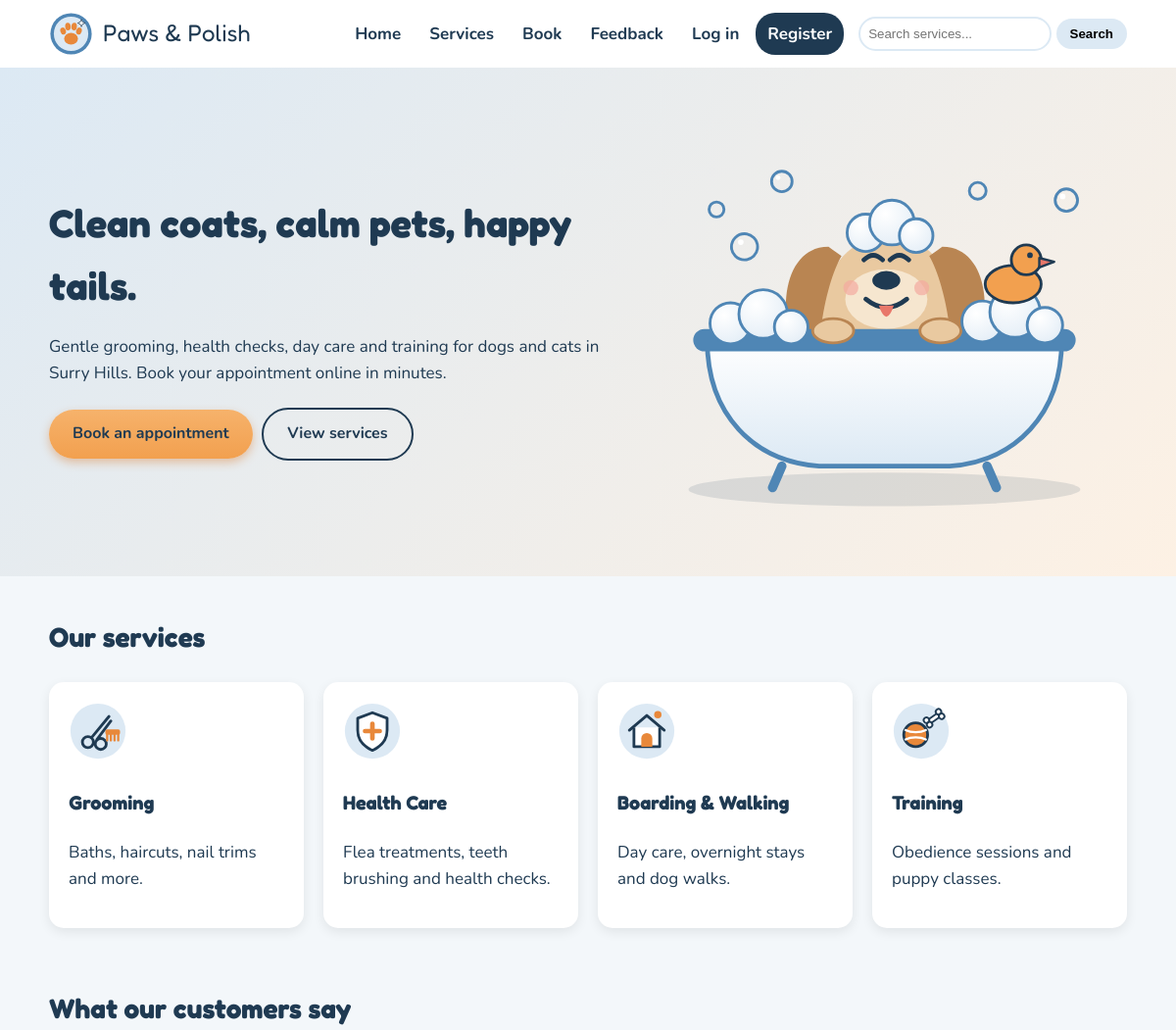
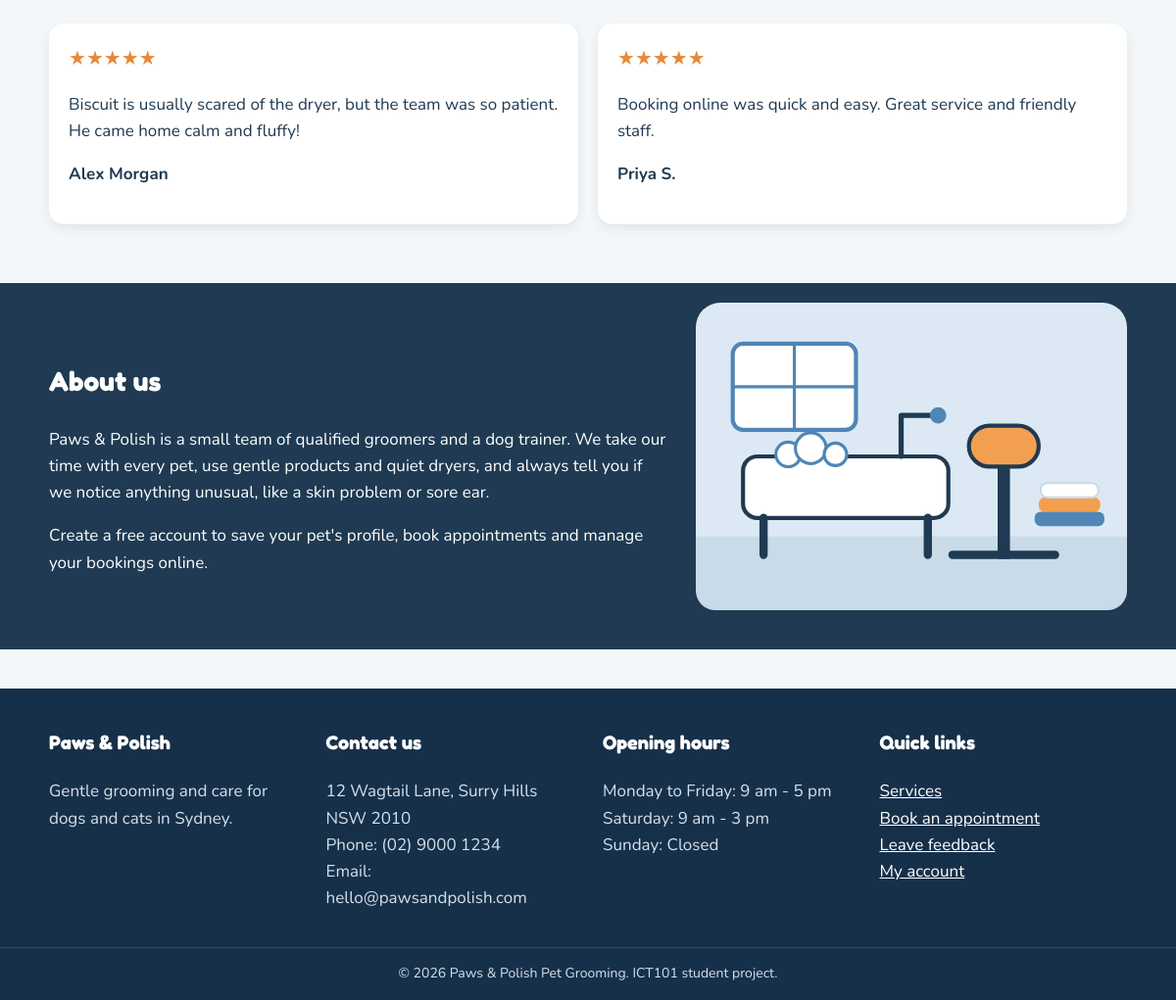
The page / on the database its author committed (2 pictures, top to bottom).
### tables this page shows
CREATE TABLE feedback (
    feedback_id INT AUTO_INCREMENT PRIMARY KEY,
    name        VARCHAR(100) NOT NULL,
    email       VARCHAR(100) NOT NULL,
    type        VARCHAR(20)  NOT NULL,
    rating      INT NOT NULL,
    message     TEXT NOT NULL,
    created_at  TIMESTAMP DEFAULT CURRENT_TIMESTAMP
);

### index.php (the view, shortened to what this page needs)
<?php
include "db.php";
include "header.php";
$result = mysqli_query($conn, "SELECT * FROM feedback WHERE type = 'Feedback' ORDER BY created_at DESC LIMIT 3");
?>
<section class="hero">
    <div class="container hero-row">
        <div>
            <h1>Clean coats, calm pets, happy tails.</h1>
            <p>Gentle grooming, health checks, day care and training for dogs and cats in Surry Hills. Book your appointment online in minutes.</p>
            <a href="booking.php" class="button">Book an appointment</a>
            <a href="services.php" class="button button-outline">View services</a>
        </div>
        <img src="images/hero-dog.svg" alt="A happy dog having a bubble bath" class="hero-image">
    </div>
</section>
<section class="container">
    <h2>Our services</h2>
    <div class="cards">
        <a href="services.php?category=Grooming" class="card">
            <img src="images/grooming.svg" alt="" width="60" height="60">
            <h3>Grooming</h3>
            <p>Baths, haircuts, nail trims and more.</p>
        </a>
        <a href="services.php?category=Health Care" class="card">
            <img src="images/health.svg" alt="" width="60" height="60">
            <h3>Health Care</h3>
            <p>Flea treatments, teeth brushing and health checks.</p>
        </a>
        <a href="services.php?category=Boarding %26 Walking" class="card">
            <img src="images/boarding.svg" alt="" width="60" height="60">
            <h3>Boarding &amp; Walking</h3>
            <p>Day care, overnight stays and dog walks.</p>
        </a>
        <a href="services.php?category=Training" class="card">
            <img src="images/training.svg" alt="" width="60" height="60">
            <h3>Training</h3>
            <p>Obedience sessions and puppy classes.</p>
        </a>
    </div>
</section>
<section class="container">
    <h2>What our customers say</h2>
    <div class="cards">
        <?php while ($row = mysqli_fetch_assoc($result)) { ?>
            <div class="review">
                <p class="stars"><?php echo str_repeat("★", $row['rating']); ?></p>
                <p><?php echo htmlspecialchars($row['message']); ?></p>
                <p><strong><?php echo htmlspecialchars($row['name']); ?></strong></p>
            </div>
        <?php } ?>
    </div>
</section>
<section class="about">
    <div class="container hero-row">
        <div>
            <h2>About us</h2>
            <p>Paws &amp; Polish is a small team of qualified groomers and a dog trainer. We take our time with every pet, use gentle products and quiet dryers, and always tell you if we notice anything unusual, like a skin problem or sore ear.</p>
            <p>Create a free account to save your pet's profile, book appointments and manage your bookings online.</p>
        </div>
        <img src="images/groomer-station.svg" alt="Our grooming room with a bath and dryer" class="about-image">
    </div>
</section>
<?php include "footer.php"; ?>

### header.php (shortened to what this page needs)
<!DOCTYPE html>
<html lang="en">
<head>
    <link rel="stylesheet" href="css/style.css">
</head>
<body>
<header>
    <div class="container header-row">
        <a href="index.php" class="logo">
            <img src="images/logo.svg" alt="Paws and Polish logo" width="45" height="45">
            <span>Paws &amp; Polish</span>
        </a>
        <nav>
            <a href="index.php">Home</a>
            <a href="services.php">Services</a>
            <a href="booking.php">Book</a>
            <a href="feedback.php">Feedback</a>
            <?php if (isset($_SESSION['user_id'])) { ?>
                <a href="account.php">My Account</a>
                <a href="logout.php">Log out</a>
            <?php } else { ?>
                <a href="login.php">Log in</a>
                <a href="register.php" class="nav-button">Register</a>
            <?php } ?>
        </nav>
        <form action="search.php" method="get" class="search-box">
            <input type="text" name="keyword" placeholder="Search services..." aria-label="Search">
            <button type="submit">Search</button>
        </form>
    </div>
</header>
<main>

### footer.php
</main>
<footer>
    <div class="container footer-row">
        <div>
            <h3>Paws &amp; Polish</h3>
            <p>Gentle grooming and care for dogs and cats in Sydney.</p>
        </div>
        <div>
            <h3>Contact us</h3>
            <p>12 Wagtail Lane, Surry Hills NSW 2010<br>
               Phone: (02) 9000 1234<br>
               Email: hello@pawsandpolish.com</p>
        </div>
        <div>
            <h3>Opening hours</h3>
            <p>Monday to Friday: 9 am - 5 pm<br>
               Saturday: 9 am - 3 pm<br>
               Sunday: Closed</p>
        </div>
        <div>
            <h3>Quick links</h3>
            <p><a href="services.php">Services</a><br>
               <a href="booking.php">Book an appointment</a><br>
               <a href="feedback.php">Leave feedback</a><br>
               <a href="account.php">My account</a></p>
        </div>
    </div>
    <p class="copyright">&copy; 2026 Paws &amp; Polish Pet Grooming. ICT101 student project.</p>
</footer>
</body>
</html>

### style.css (style rules this page uses)
body { margin: 0; font-family: "Nunito", Arial, sans-serif; font-size: 17px; line-height: 1.6; color: #1F3A52; background-color: #F3F7FA; }
h1, h2, h3 { font-family: "Fredoka", Arial, sans-serif; color: #1F3A52; }
h1 { font-size: 40px; margin-bottom: 10px; }
h2 { font-size: 28px; margin-top: 40px; }
a { color: #2E5F8A; }
.container { max-width: 1100px; margin: 0 auto; padding: 0 20px 20px; }
header { background-color: white; box-shadow: 0 2px 8px rgba(0, 0, 0, 0.1); }
.header-row { display: flex; align-items: center; flex-wrap: wrap; gap: 15px; padding: 12px 20px; }
.logo { display: flex; align-items: center; gap: 10px; text-decoration: none; font-family: "Fredoka", Arial, sans-serif; font-size: 24px; color: #1F3A52; }
nav { display: flex; flex-wrap: wrap; gap: 5px; margin-left: auto; }
nav a { padding: 8px 12px; border-radius: 20px; color: #1F3A52; font-weight: bold; text-decoration: none; transition: background-color 0.3s; }
nav .nav-button { background-color: #1F3A52; color: white; }
.search-box input { padding: 8px; border: 2px solid #DCE9F4; border-radius: 20px; }
.search-box button { padding: 8px 14px; border: none; border-radius: 20px; background-color: #DCE9F4; font-weight: bold; cursor: pointer; }
.button { display: inline-block; padding: 12px 24px; margin: 5px 5px 5px 0; border: none; border-radius: 30px; background: linear-gradient(to bottom, #F6B26B, #F2A04F); color: #1F3A52; font-size: 16px; font-weight: bold; text-decoration: none; cursor: pointer; box-shadow: 0 4px 10px rgba(217, 119, 43, 0.4); transition: transform 0.2s; }
.button-outline { background: none; border: 2px solid #1F3A52; box-shadow: none; }
.hero { background: linear-gradient(135deg, #DCE9F4, #FDF1E4); padding: 40px 0; }
.hero-row { display: flex; align-items: center; gap: 30px; }
.hero-row > div { flex: 1; }
.hero-image { width: 45%; }
.about { background-color: #1F3A52; color: white; margin-top: 40px; padding: 20px 0; }
.about h2 { color: white; }
.about-image { width: 40%; border-radius: 20px; }
.cards { display: flex; flex-wrap: wrap; gap: 20px; }
.card, .review { flex: 1; min-width: 200px; padding: 20px; background-color: white; border-radius: 15px; box-shadow: 0 4px 12px rgba(0, 0, 0, 0.08); color: #1F3A52; text-decoration: none; transition: transform 0.3s, box-shadow 0.3s; }
.stars { color: #E8883A; font-size: 20px; margin: 0; }
footer { background-color: #17304A; color: #D5E1EC; margin-top: 40px; padding-top: 20px; }
footer h3 { color: white; }
footer a { color: white; }
.footer-row { display: flex; flex-wrap: wrap; gap: 30px; }
.footer-row > div { flex: 1; min-width: 200px; }
.copyright { text-align: center; padding: 15px; margin: 0; border-top: 1px solid #2E4A66; font-size: 14px; }

### rows shown on the page
feedback: rating "★★★★★", message "Biscuit is usually scared of the dryer, but the team was so patient. He came home calm and fluffy!", name "Alex Morgan"
feedback: rating "★★★★★", message "Booking online was quick and easy. Great service and friendly staff.", name "Priya S."
